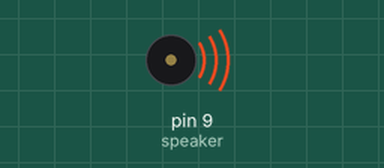
This sketch was run on a simulated Arduino Uno, built with avr-gcc and run on an emulated ATmega328P. On the bench: buzzer (waves = sounding).

Above: at 1.0 s.
At 17.97 s:
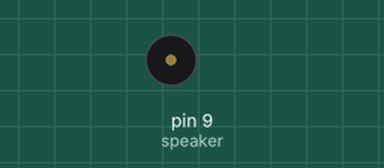
Timing chart, 0 to 21.3 s (numbered marks = the images above):
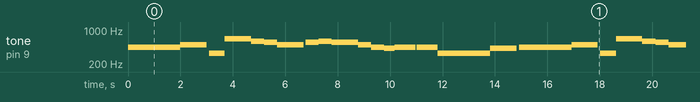

Measured:
- by itself, tone on pin 9 (speaker): plays 440 Hz for 2.0 s, 493 Hz for 1.0 s, 330 Hz for 0.60 s, 659 Hz for 1.0 s, 587 Hz for 0.50 s, 554 Hz for 0.50 s … (152 notes in this stretch)

The sketch:

My_Heart_Will_Go_On.ino
```cpp
int speaker= 9;  // membuat variabel Speaker untuk pin 9 Arduino
void setup() {

}
  void SOL1(){tone(speaker, 330);}
  void LA1(){tone(speaker, 385);}
  void SI1(){tone(speaker, 420);}
  void NOL(){noTone(speaker);}
  void DO(){tone(speaker, 440);}
  void RE(){tone(speaker, 493);}
  void MI(){tone(speaker, 554);}
  void FA(){tone(speaker, 587);}
  void SOL(){tone(speaker, 659);}
  void LA(){tone(speaker, 740);}
  void SI(){tone(speaker, 830);}
  void DOO(){tone(speaker, 880);}

void loop() {
  DO(); delay(2000);
  RE(); delay(1000);
  NOL(); delay(100);
  SOL1(); delay(600);
  SOL(); delay(1000);
  FA(); delay(500);
  MI(); delay(500);
  RE(); delay(1000);
  NOL(); delay(75);
  MI(); delay(500);
  FA(); delay(500);
  MI(); delay(1000);
  RE(); delay(500);
  DO(); delay(500);
  SI1(); delay(400);
  DO(); delay(800);
  NOL(); delay(50);
  DO(); delay(800);
  SOL1(); delay(2000);
  SI1(); delay(1000);
  NOL(); delay(100);
  DO(); delay(2000);
  RE(); delay(1000);
  NOL(); delay(100);
  SOL1(); delay(600);
  SOL(); delay(1000);
  FA(); delay(500);
  MI(); delay(500);
  RE(); delay(1000);
  NOL(); delay(75);
  MI(); delay(500);
  FA(); delay(500);
  MI(); delay(1000);
  RE(); delay(500);
  DO(); delay(500);
  SI1(); delay(400);
  DO(); delay(800);
  NOL(); delay(50);
  DO(); delay(500);
  SI1(); delay(400);
  DO(); delay(800);
  RE(); delay(500);
  MI(); delay(800);
  RE(); delay(800);
  DO(); delay(2000);
  NOL(); delay(1000);
}
```
